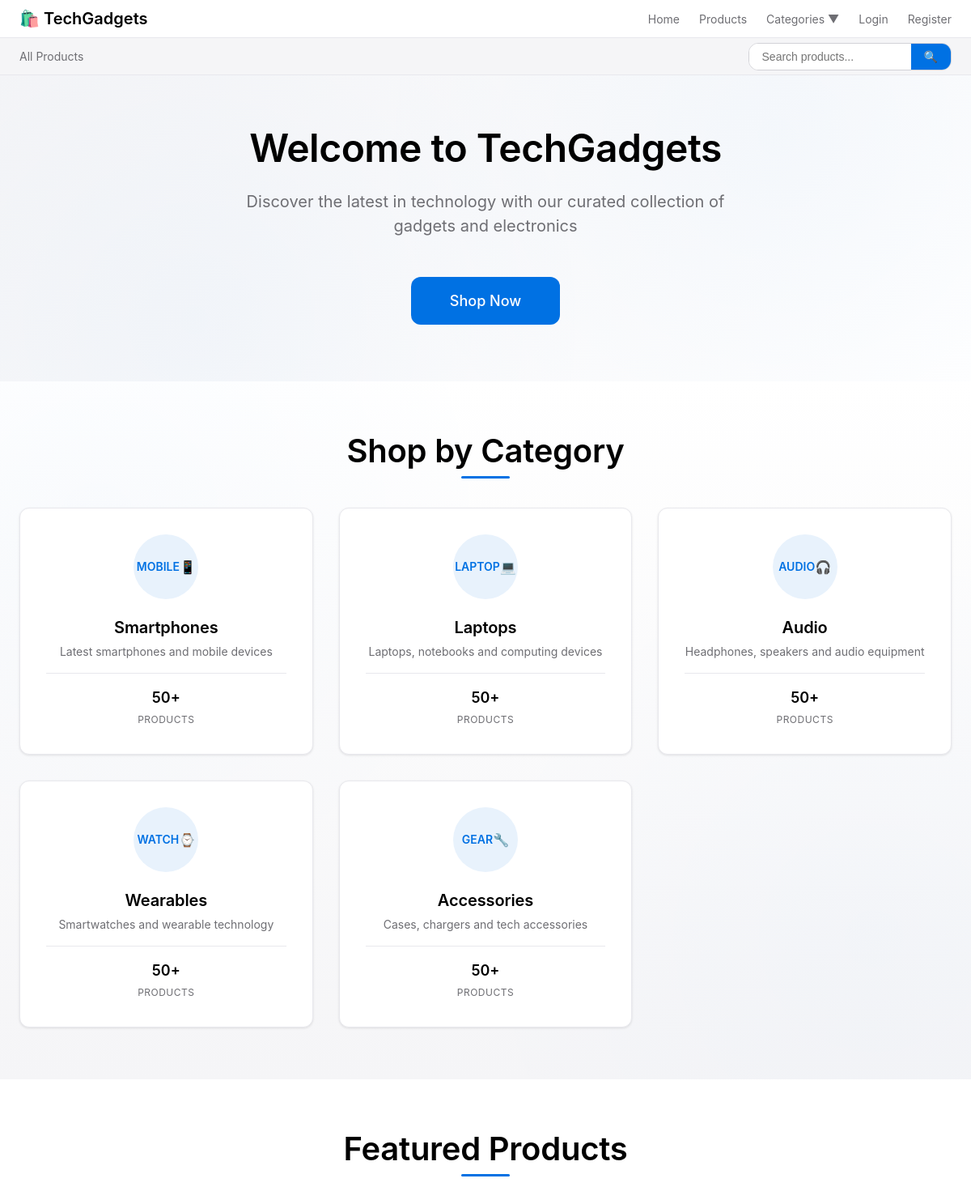
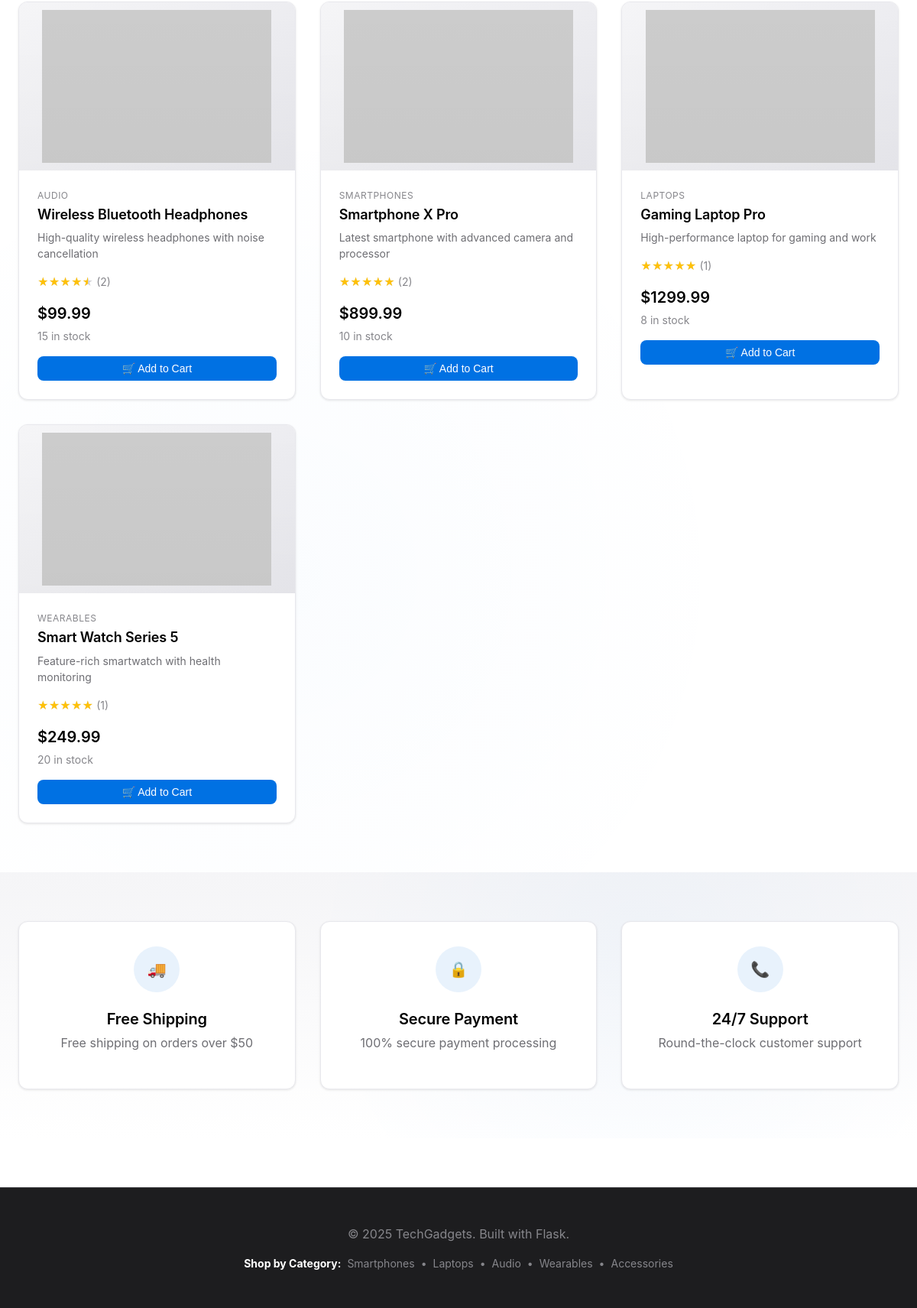
The page / on the database its author committed (2 pictures, top to bottom).
### tables this page shows
CREATE TABLE categories
                     (
                         id INTEGER PRIMARY KEY AUTOINCREMENT,
                         name TEXT NOT NULL,
                         slug TEXT UNIQUE NOT NULL,
                         description TEXT,
                         created_at TIMESTAMP DEFAULT CURRENT_TIMESTAMP
                     );

CREATE TABLE products
                     (
                         id INTEGER PRIMARY KEY AUTOINCREMENT,
                         name TEXT NOT NULL,
                         price REAL NOT NULL,
                         description TEXT,
                         image_url TEXT,
                         category_id INTEGER,
                         stock INTEGER DEFAULT 0,
                         created_at TIMESTAMP DEFAULT CURRENT_TIMESTAMP,
                         FOREIGN KEY (category_id) REFERENCES categories (id)
                     );

### minimal_app.py (the view)
@app.route('/')
def index():
    conn = get_db_connection()
    featured_products = conn.execute('''
                                     SELECT p.*, c.name as category_name
                                     FROM products p
                                              LEFT JOIN categories c ON p.category_id = c.id LIMIT 4
                                     ''').fetchall()
    featured_products_list = []
    for product in featured_products:
        product_dict = row_to_dict(product)
        rating_result = conn.execute('''
                                     SELECT COALESCE(AVG(rating), 0) as average_rating, COUNT(*) as review_count
                                     FROM reviews
                                     WHERE product_id = ?
                                       AND status = 'approved'
                                     ''', (product_dict['id'],)).fetchone()
        product_dict['average_rating'] = rating_result['average_rating'] if rating_result else 0
        product_dict['review_count'] = rating_result['review_count'] if rating_result else 0
        featured_products_list.append(product_dict)
    categories = conn.execute('SELECT * FROM categories').fetchall()
    conn.close()
    return render_template('index.html', products=featured_products_list, categories=categories)

### minimal_app.py (called while the page is built, shortened)
def get_db_connection():
    conn = sqlite3.connect(app.config['DATABASE'])
    conn.row_factory = sqlite3.Row
    return conn

def row_to_dict(row):
    if row is None:
        return None
    return {key: row[key] for key in row.keys()}

@app.context_processor
def inject_cart_count():
    cart_count = 0
    return dict(cart_count=cart_count)

### application/templates/index.html (shortened to what this page needs)
{% extends "base.html" %}
{% block content %}
<section class="hero">
    <div class="hero-content">
        <h1>Welcome to TechGadgets</h1>
        <p>Discover the latest in technology with our curated collection of gadgets and electronics</p>
        <a href="{{ url_for('products_page') }}" class="cta-button">Shop Now</a>
    </div>
</section>
<section class="categories-showcase">
    <div class="container">
        <h2>Shop by Category</h2>
        <div class="categories-grid">
            {% for category in categories %}
            <a href="{{ url_for('category_page', slug=category.slug) }}" class="category-card" data-category="{{ category.slug }}">
                <div class="category-icon">
                    {% if category.slug == 'smartphones' %}📱
                    {% elif category.slug == 'laptops' %}💻
                    {% elif category.slug == 'audio' %}🎧
                    {% elif category.slug == 'wearables' %}⌚
                    {% else %}🔧{% endif %}
                </div>
                <div class="category-info">
                    <h3>{{ category.name }}</h3>
                    <p>{{ category.description }}</p>
                </div>
                <div class="category-stats">
                    <div class="stat">
                        <span class="stat-value">50+</span>
                        <span class="stat-label">Products</span>
                    </div>
                </div>
            </a>
            {% endfor %}
        </div>
    </div>
</section>
<section class="featured-products">
    <div class="container">
        <h2>Featured Products</h2>
        <div class="products-grid">
            {% for product in products %}
            <div class="product-card">
                <a href="{{ url_for('product_detail', product_id=product.id) }}" class="product-image-link">
                    <div class="product-image">
                        <img src="{{ product.image_url }}" alt="{{ product.name }}" onerror="this.src='https://via.placeholder.com/300x200?text=No+Image'">
                    </div>
                </a>
                <div class="product-info">
                    <div class="product-category">{{ product.category_name }}</div>
                    <a href="{{ url_for('product_detail', product_id=product.id) }}" class="product-name-link">
                        <h3 class="product-name">{{ product.name }}</h3>
                    </a>
                    <p class="product-description">{{ product.description }}</p>
                    <div class="product-rating">
                        <div class="rating-stars" data-rating="{{ product.average_rating }}">
                        </div>
                        <span class="review-count">({{ product.review_count }})</span>
                    </div>
                    <div class="product-price">${{ "%.2f"|format(product.price) }}</div>
                    <div class="product-stock">{{ product.stock }} in stock</div>
                    <div class="product-actions">
                        <button class="add-to-cart-btn"
                                data-product-id="{{ product.id }}"
                                data-product-name="{{ product.name }}"
                                data-product-price="{{ product.price }}"
                                data-product-image="{{ product.image_url }}"
                                type="button">
                            🛒 Add to Cart
                        </button>
                    </div>
                </div>
            </div>
            {% endfor %}
        </div>
    </div>
</section>
<section class="features">
    <div class="container">
        <div class="features-grid">
            <div class="feature">
                <div class="feature-icon">🚚</div>
                <h3>Free Shipping</h3>
                <p>Free shipping on orders over $50</p>
            </div>
            <div class="feature">
                <div class="feature-icon">🔒</div>
                <h3>Secure Payment</h3>
                <p>100% secure payment processing</p>
            </div>
            <div class="feature">
                <div class="feature-icon">📞</div>
                <h3>24/7 Support</h3>
                <p>Round-the-clock customer support</p>
            </div>
        </div>
    </div>
</section>
{% endblock %}

### application/templates/base.html (shortened to what this page needs)
<!DOCTYPE html>
<html lang="en">
<head>
    <link rel="stylesheet" href="{{ url_for('static', filename='css/style.css') }}">
</head>
<body data-user-authenticated="{{ 'true' if current_user.is_authenticated else 'false' }}">
    <nav class="navbar">
        <div class="nav-container">
            <div class="nav-logo">
                <a href="{{ url_for('index') }}" class="logo-link">🛍️ TechGadgets</a>
            </div>
            <ul class="nav-menu">
                <li class="nav-item">
                    <a href="{{ url_for('index') }}" class="nav-link">Home</a>
                </li>
                <li class="nav-item">
                    <a href="{{ url_for('products_page') }}" class="nav-link">Products</a>
                </li>
                <li class="nav-item dropdown">
                    <a href="#" class="nav-link dropdown-toggle">Categories ▼</a>
                </li>
                {% if current_user.is_authenticated %}
                <li class="nav-item">
                    <a href="{{ url_for('cart') }}" class="nav-link cart-link">🛒 Cart</a>
                </li>
                <li class="nav-item">
                    <a href="{{ url_for('wishlist') }}" class="nav-link">❤️ Wishlist</a>
                </li>
                <li class="nav-item">
                    <a href="{{ url_for('public_wishlists') }}" class="nav-link">🌐 Public Wishlists</a>
                </li>
                {% if current_user.is_admin %}
                <li class="nav-item">
                    <a href="{{ url_for('admin_dashboard') }}" class="nav-link admin-link">⚙️ Admin</a>
                </li>
                {% endif %}
                <li class="nav-item dropdown">
                    <a href="#" class="nav-link dropdown-toggle">👤 {{ current_user.username }} ▼</a>
                    <div class="dropdown-menu">
                        <a href="{{ url_for('profile') }}" class="dropdown-item">Profile</a>
                        <a href="{{ url_for('order_history') }}" class="dropdown-item">My Orders</a>
                        <a href="{{ url_for('addresses') }}" class="dropdown-item">My Addresses</a>
                        <div class="dropdown-divider"></div>
                        <a href="{{ url_for('logout') }}" class="dropdown-item">Logout</a>
                    </div>
                </li>
                {% else %}
                <li class="nav-item">
                    <a href="{{ url_for('login') }}" class="nav-link">Login</a>
                </li>
                <li class="nav-item">
                    <a href="{{ url_for('register') }}" class="nav-link">Register</a>
                </li>
                {% endif %}
            </ul>
        </div>
    </nav>
    <nav class="category-nav">
        <div class="category-nav-container">
            <a href="{{ url_for('products_page') }}" class="category-nav-item {% if request.endpoint == 'products_page' and not request.args.get('category') %}active{% endif %}">
                All Products
            </a>
        </div>
        <div class="nav-search">
            <form method="GET" action="{{ url_for('advanced_search') }}" class="search-form">
                <input type="text" name="q" placeholder="Search products..."
                       class="nav-search-input" value="{{ request.args.get('q', '') }}">
                <button type="submit" class="nav-search-btn">🔍</button>
            </form>
        </div>
    </nav>
    <main class="main-content">
        {% block content %}{% endblock %}
    </main>
    <footer class="footer">
        <div class="container">
            <p>&copy; 2025 TechGadgets. Built with Flask.</p>
            <div class="footer-categories">
                <strong>Shop by Category:</strong>
                {% for category in categories %}
                <a href="{{ url_for('category_page', slug=category.slug) }}" class="footer-category-link">{{ category.name }}</a>{% if not loop.last %} • {% endif %}
                {% endfor %}
            </div>
        </div>
    </footer>
</body>
</html>

### rows shown on the page
categories: name "Smartphones", description "Latest smartphones and mobile devices"
categories: name "Laptops", description "Laptops, notebooks and computing devices"
categories: name "Audio", description "Headphones, speakers and audio equipment"
categories: name "Wearables", description "Smartwatches and wearable technology"
categories: name "Accessories", description "Cases, chargers and tech accessories"
products: category_name "AUDIO", name "Wireless Bluetooth Headphones", description "High-quality wireless headphones with noise cancellation", review_count "2", price "99.99", stock "15"
products: category_name "SMARTPHONES", name "Smartphone X Pro", description "Latest smartphone with advanced camera and processor", review_count "2", price "899.99", stock "10"
products: category_name "LAPTOPS", name "Gaming Laptop Pro", description "High-performance laptop for gaming and work", review_count "1", price "1299.99", stock "8"
products: category_name "WEARABLES", name "Smart Watch Series 5", description "Feature-rich smartwatch with health monitoring", review_count "1", price "249.99", stock "20"
